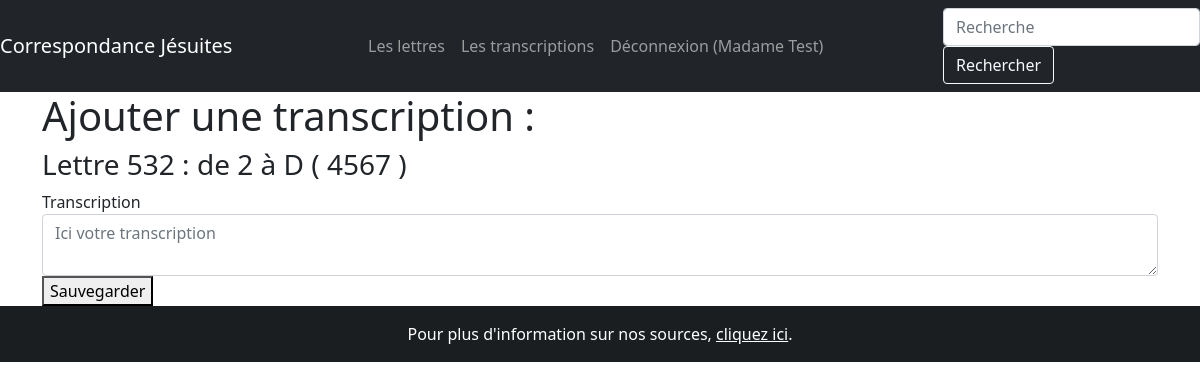
The page /lettres/532/ajouter_transcription (signed in) on the database as committed earlier.
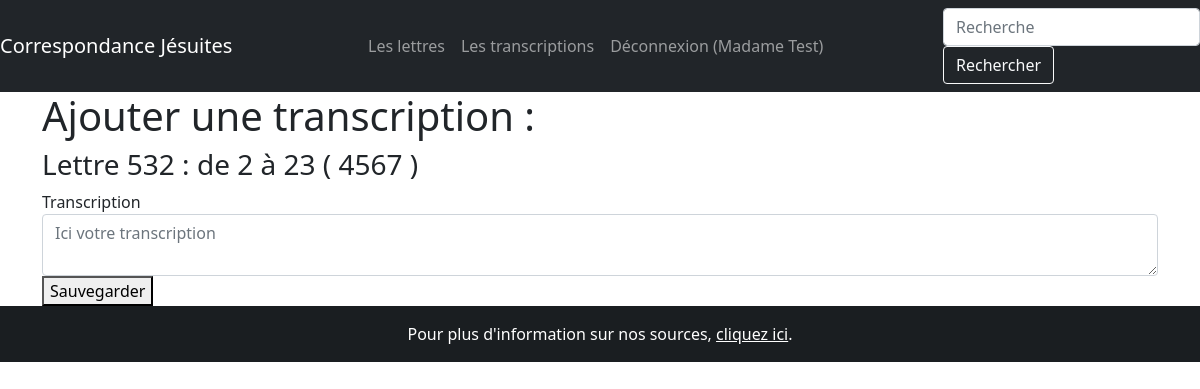
The same page on the database as committed later.
### correspondance/modeles/donnees.py (models this page shows, shortened)
class Lettre(db.Model):
    __tablename__ = "lettre"
    lettre_id = db.Column(db.Integer, unique=True, nullable=False, primary_key=True, autoincrement=True)
    lettre_date = db.Column(db.Text, nullable=False)
    lettre_numero = db.Column(db.Text)
    lettre_redacteur = db.Column(db.Text)
    lettre_lieu = db.Column(db.Text)
    lettre_volume = db.relationship("Publication", secondary=Source, backref=db.backref("Lettre", lazy='dynamic'))
    transcription_texte: List["Transcription"] = db.relationship("Transcription", back_populates="lettre",
                                                                 cascade="all,delete")
    contributions = db.relationship("Contribution", back_populates="lettre")

### correspondance/routes/generic.py (the view, shortened to what this page needs)
@app.route("/lettres/<int:lettre_id>/ajouter_transcription", methods=["POST", "GET"])
@login_required
def nouvelle_transcription(lettre_id):
    erreurs = []
    lettre_a_transcrire = Lettre.query.get_or_404(lettre_id)
    return render_template("pages/transcription_creation.html", nom="Correspondance jésuite",
                           lettre_a_transcrire=lettre_a_transcrire)

### correspondance/modeles/utilisateurs.py (called while the page is built)
@login.user_loader
def trouver_utilisateur_via_id(identifiant):
    return Utilisateur.query.get(int(identifiant))

### correspondance/templates/pages/transcription_creation.html (shortened to what this page needs)
{% extends "conteneur.html" %}
{% block corps %}
    <h1>Ajouter une transcription : </h1>
    <h3>Lettre {{lettre_a_transcrire.lettre_id}} :
        {% if lettre_a_transcrire.lettre_redacteur %}
            de {{lettre_a_transcrire.lettre_redacteur}}
        {% endif %}
        {% if lettre_a_transcrire.lettre_lieu %}
            à  {{lettre_a_transcrire.lettre_lieu}}
        {% endif %}
        {% if lettre_a_transcrire.lettre_date %}
            ( {{lettre_a_transcrire.lettre_date}} )
        {% endif %}
    </h3>
    <form method="post" action="{{url_for('nouvelle_transcription', lettre_id=lettre_a_transcrire.lettre_id)}}" class="">
        <div>
            <label for="champs_transcription">Transcription</label>
            <textarea class="form-control" name="transcription_lettre" placeholder="Ici votre transcription" id="champs_transcription"></textarea>
        </div>
        <button type="submit">Sauvegarder</button>
    </form>
{% endblock %}

Rows that differ between the two databases and show on the page:
changed Lettre id 532: lettre_lieu "D" → "23"
